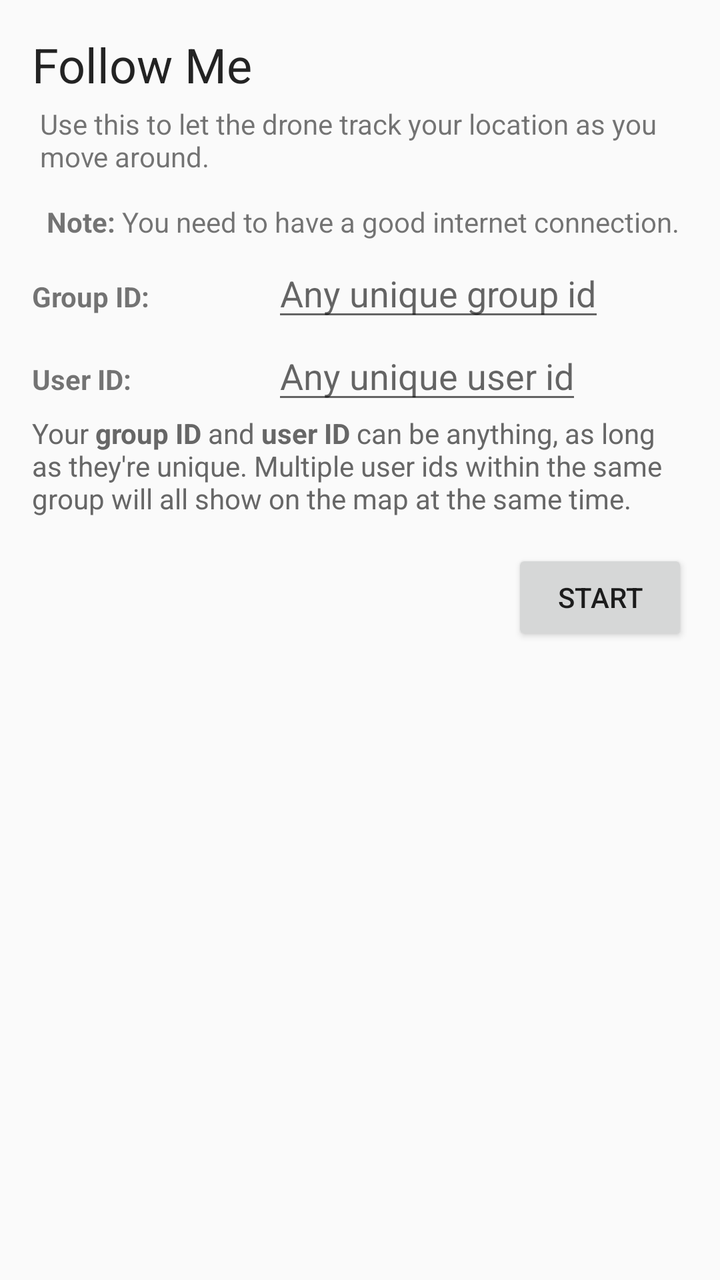
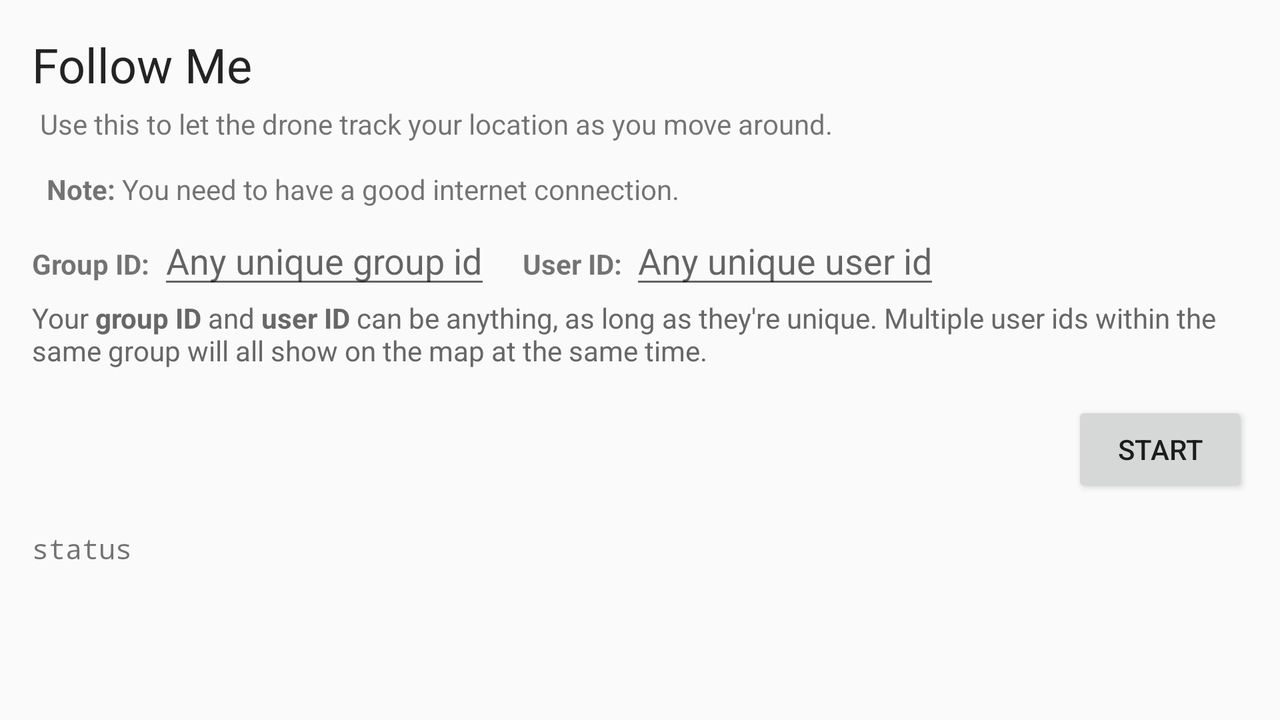

The same Android screen from two of the app's own layout files: first res/layout/ as a phone draws it, then the repository's variant for another configuration, drawn on a device whose configuration selects that folder. Both files follow.
<!-- AndroidManifest.xml: application theme AppTheme -->
<!-- res/layout/fragment_remote_track.xml -->
<RelativeLayout
    xmlns:android="http://schemas.android.com/apk/res/android"
    xmlns:tools="http://schemas.android.com/tools"
    android:layout_width="match_parent"
    android:layout_height="match_parent"
    style="@style/MainFragment"
    tools:context=".fragments.RemoteTargetFragment"
    >
    <LinearLayout
        android:id="@+id/layout_top"
        android:layout_width="match_parent"
        android:layout_height="wrap_content"
        android:layout_alignParentTop="true"
        android:orientation="vertical"
        >
        <TextView
            android:layout_width="match_parent"
            android:layout_height="wrap_content"
            android:text="@string/title_fragment_remote_target"
            style="@style/Text.Title"
            />

        <TextView
            android:layout_width="match_parent"
            android:layout_height="wrap_content"
            android:text="@string/summary_fragment_remote_track"
            style="@style/Text.Summary"
            />
    </LinearLayout>

    <LinearLayout
        android:id="@+id/layout_fields"
        android:layout_width="match_parent"
        android:layout_height="wrap_content"
        android:layout_below="@id/layout_top"
        android:orientation="vertical"
        >
        <LinearLayout
            android:layout_width="match_parent"
            android:layout_height="wrap_content"
            android:orientation="horizontal"
            >
            <TextView
                android:layout_width="wrap_content"
                android:layout_height="wrap_content"
                android:text="@string/lbl_groupId"
                style="@style/Text.Prompt.MinWidth"
                />

            <EditText
                android:id="@+id/edit_groupId"
                android:layout_width="wrap_content"
                android:layout_height="wrap_content"
                android:hint="@string/hint_groupId"
                android:imeOptions="actionNext"
                />
        </LinearLayout>

        <LinearLayout
            android:layout_width="match_parent"
            android:layout_height="wrap_content"
            android:orientation="horizontal"
            >
            <TextView
                android:layout_width="wrap_content"
                android:layout_height="wrap_content"
                android:text="@string/lbl_userId"
                style="@style/Text.Prompt.MinWidth"
                />

            <EditText
                android:id="@+id/edit_userId"
                android:layout_width="wrap_content"
                android:layout_height="wrap_content"
                android:hint="@string/hint_userId"
                android:imeOptions="actionDone"
                style="@style/Text.Data"
                />
        </LinearLayout>

        <TextView
            android:layout_width="match_parent"
            android:layout_height="wrap_content"
            android:text="@string/hint_group_user_ids"
            style="@style/Text.Tip"
            />

        <Button
            android:id="@+id/btn_start"
            android:layout_width="wrap_content"
            android:layout_height="wrap_content"
            android:layout_marginTop="@dimen/padding_large"
            android:layout_marginBottom="@dimen/padding_large"
            android:layout_gravity="right"
            android:text="@string/btn_start"
            />

        <TextView
            android:id="@+id/text_status"
            android:layout_width="match_parent"
            android:layout_height="wrap_content"
            style="@style/Text.Status"
            />
    </LinearLayout>

    <TextView
        android:id="@+id/text_run_status"
        android:layout_width="match_parent"
        android:layout_height="wrap_content"
        android:layout_alignParentBottom="true"
        style="@style/Text.Status"
        />
</RelativeLayout>
<!-- resources referenced by this layout -->
<resources>
  <dimen name="padding_large">16dip</dimen>
  <string name="btn_start">Start</string>
  <string name="hint_groupId">Any unique group id</string>
  <string name="hint_group_user_ids">Your <b>group ID</b> and <b>user ID</b> can be anything, as long as they\'re unique.
          Multiple user ids within the same group will all show on the map at the same time.</string>
  <string name="hint_userId">Any unique user id</string>
  <string name="lbl_groupId">Group ID:</string>
  <string name="lbl_userId">User ID:</string>
  <string name="summary_fragment_remote_track">Use this to let the drone track your location as you move around.\n\n
      <b>Note:</b> You need to have a good internet connection.</string>
  <string name="title_fragment_remote_target">Follow Me</string>
  <style name="MainFragment">
          <item name="android:padding">@dimen/padding_large</item>
      </style>
  <style name="Text.Data">
          <item name="android:minWidth">@dimen/text_data_minWidth</item>
      </style>
  <style name="Text.Prompt.MinWidth">
          <item name="android:minWidth">@dimen/text_prompt_minWidth</item>
      </style>
  <style name="Text.Status">
          <item name="android:typeface">monospace</item>
      </style>
  <style name="Text.Summary">
          <item name="android:padding">@dimen/padding_small</item>
      </style>
  <style name="Text.Tip">
          <item name="android:textColor">@color/text_tip</item>
      </style>
  <style name="Text.Title">
          <item name="android:textSize">@dimen/textsize_large</item>
          <item name="android:textColor">@color/text_title</item>
      </style>
  <style name="AppTheme" parent="Theme.AppCompat.Light.DarkActionBar">
          
          <item name="colorPrimary">@color/colorPrimary</item>
          <item name="colorPrimaryDark">@color/colorPrimaryDark</item>
          <item name="colorAccent">@color/colorAccent</item>
      </style>
  <dimen name="text_data_minWidth">80dip</dimen>
  <dimen name="text_prompt_minWidth">120dip</dimen>
  <dimen name="padding_small">4dip</dimen>
  <color name="text_tip">#FF676767</color>
  <dimen name="textsize_large">24dip</dimen>
  <color name="text_title">#FF232323</color>
  <color name="colorPrimary">#1d70a8</color>
  <color name="colorPrimaryDark">#0e3854</color>
  <color name="colorAccent">#2ca9ff</color>
</resources>
<!-- res/layout-land/fragment_remote_track.xml (the repository's variant of the layout above) -->
<!-- drawn on the phone turned sideways -->
<RelativeLayout
    xmlns:android="http://schemas.android.com/apk/res/android"
    xmlns:tools="http://schemas.android.com/tools"
    android:layout_width="match_parent"
    android:layout_height="match_parent"
    style="@style/MainFragment"
    tools:context=".fragments.RemoteTargetFragment"
    >
    <LinearLayout
        android:id="@+id/layout_top"
        android:layout_width="match_parent"
        android:layout_height="wrap_content"
        android:layout_alignParentTop="true"
        android:orientation="vertical"
        >
        <TextView
            android:layout_width="match_parent"
            android:layout_height="wrap_content"
            android:text="@string/title_fragment_remote_target"
            style="@style/Text.Title"
            />

        <TextView
            android:layout_width="match_parent"
            android:layout_height="wrap_content"
            android:text="@string/summary_fragment_remote_track"
            style="@style/Text.Summary"
            />
    </LinearLayout>

    <LinearLayout
        android:id="@+id/layout_fields"
        android:layout_width="match_parent"
        android:layout_height="wrap_content"
        android:layout_below="@id/layout_top"
        android:orientation="vertical"
        >
        <LinearLayout
            android:layout_width="match_parent"
            android:layout_height="wrap_content"
            android:orientation="horizontal"
            >
            <TextView
                android:layout_width="wrap_content"
                android:layout_height="wrap_content"
                android:text="@string/lbl_groupId"
                style="@style/Text.Prompt"
                />

            <EditText
                android:id="@+id/edit_groupId"
                android:layout_width="wrap_content"
                android:layout_height="wrap_content"
                android:hint="@string/hint_groupId"
                android:imeOptions="actionNext"
                />

            <TextView
                android:layout_width="wrap_content"
                android:layout_height="wrap_content"
                android:layout_marginLeft="@dimen/padding_large"
                android:text="@string/lbl_userId"
                style="@style/Text.Prompt"
                />

            <EditText
                android:id="@+id/edit_userId"
                android:layout_width="wrap_content"
                android:layout_height="wrap_content"
                android:hint="@string/hint_userId"
                android:imeOptions="actionDone"
                style="@style/Text.Data"
                />
        </LinearLayout>

        <TextView
            android:layout_width="match_parent"
            android:layout_height="wrap_content"
            android:text="@string/hint_group_user_ids"
            style="@style/Text.Tip"
            />

        <Button
            android:id="@+id/btn_start"
            android:layout_width="wrap_content"
            android:layout_height="wrap_content"
            android:layout_marginTop="@dimen/padding_large"
            android:layout_marginBottom="@dimen/padding_large"
            android:layout_gravity="right"
            android:text="@string/btn_start"
            />

        <TextView
            android:id="@+id/text_status"
            android:layout_width="match_parent"
            android:layout_height="wrap_content"
            android:text="status"
            style="@style/Text.Status"
            />
    </LinearLayout>

    <TextView
        android:id="@+id/text_run_status"
        android:layout_width="match_parent"
        android:layout_height="wrap_content"
        android:layout_alignParentBottom="true"
        style="@style/Text.Status"
        />
</RelativeLayout>
<!-- resources referenced by the variant -->
<!-- as the phone turned sideways resolves them -->
<resources>
  <dimen name="padding_large">16dip</dimen>
  <string name="btn_start">Start</string>
  <string name="hint_groupId">Any unique group id</string>
  <string name="hint_group_user_ids">Your <b>group ID</b> and <b>user ID</b> can be anything, as long as they\'re unique.
          Multiple user ids within the same group will all show on the map at the same time.</string>
  <string name="hint_userId">Any unique user id</string>
  <string name="lbl_groupId">Group ID:</string>
  <string name="lbl_userId">User ID:</string>
  <string name="summary_fragment_remote_track">Use this to let the drone track your location as you move around.\n\n
      <b>Note:</b> You need to have a good internet connection.</string>
  <string name="title_fragment_remote_target">Follow Me</string>
  <style name="MainFragment">
          <item name="android:padding">@dimen/padding_large</item>
      </style>
  <style name="Text.Data">
          <item name="android:minWidth">@dimen/text_data_minWidth</item>
      </style>
  <style name="Text.Prompt">
          <item name="android:textStyle">bold</item>
          <item name="android:paddingRight">@dimen/padding_small</item>
      </style>
  <style name="Text.Status">
          <item name="android:typeface">monospace</item>
      </style>
  <style name="Text.Summary">
          <item name="android:padding">@dimen/padding_small</item>
      </style>
  <style name="Text.Tip">
          <item name="android:textColor">@color/text_tip</item>
      </style>
  <style name="Text.Title">
          <item name="android:textSize">@dimen/textsize_large</item>
          <item name="android:textColor">@color/text_title</item>
      </style>
  <style name="AppTheme" parent="Theme.AppCompat.Light.DarkActionBar">
          
          <item name="colorPrimary">@color/colorPrimary</item>
          <item name="colorPrimaryDark">@color/colorPrimaryDark</item>
          <item name="colorAccent">@color/colorAccent</item>
      </style>
  <dimen name="text_data_minWidth">80dip</dimen>
  <dimen name="padding_small">4dip</dimen>
  <color name="text_tip">#FF676767</color>
  <dimen name="textsize_large">24dip</dimen>
  <color name="text_title">#FF232323</color>
  <color name="colorPrimary">#1d70a8</color>
  <color name="colorPrimaryDark">#0e3854</color>
  <color name="colorAccent">#2ca9ff</color>
</resources>
